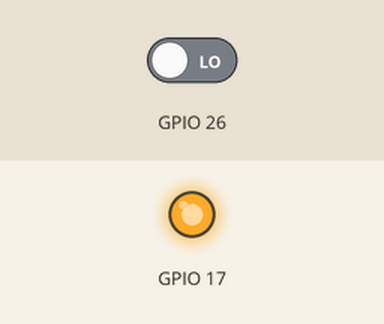
This program was run on a simulated Raspberry Pi (BCM pin numbers). Shown: output pins drawn as LEDs (lit = HIGH). The inputs (shaded band) are chosen by the test bench; at power-on: GPIO 26 LOW. What the program prints to the terminal is not drawn.

Above: at 1.2 s.
1.3 s: GPIO 26 driven HIGH
At 1.7 s:
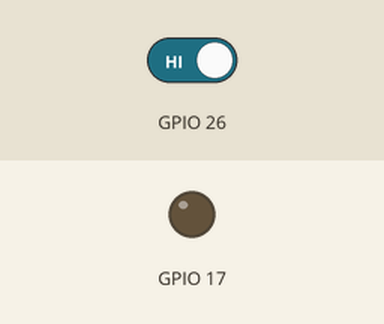
2.8 s: GPIO 26 driven LOW
At 4.0 s:
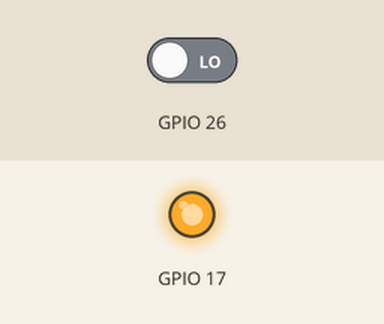
Timing chart, 0 to 5.8 s (numbered marks = the images above; inputs shaded):
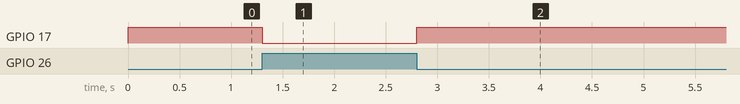

Measured:
- after the input at 1.3 s, GPIO 17: HIGH → LOW at once
- after the input at 2.8 s, GPIO 17: LOW → HIGH at once

The program:

button.py
```python
#!/usr/bin/python


# Imports
import RPi.GPIO as GPIO
import time


# Setup
GPIO.setmode(GPIO.BCM)
GPIO.setwarnings(False)

GPIO.setup(26, GPIO.IN)
GPIO.setup(17, GPIO.OUT)

print('Press the button to turn on the light')

# Turns on the light while the button is pressed
try:
	while True:
		if GPIO.input(26):
			GPIO.output(17, False)
		else:
			GPIO.output(17, True)

		time.sleep(0.1)

# Cleanup
except KeyboardInterrupt:
	print("\nA keyboard interrupt has been noticed")

except:
	print("\nAn error or exception has occurred!")

finally:
	GPIO.cleanup()
```
